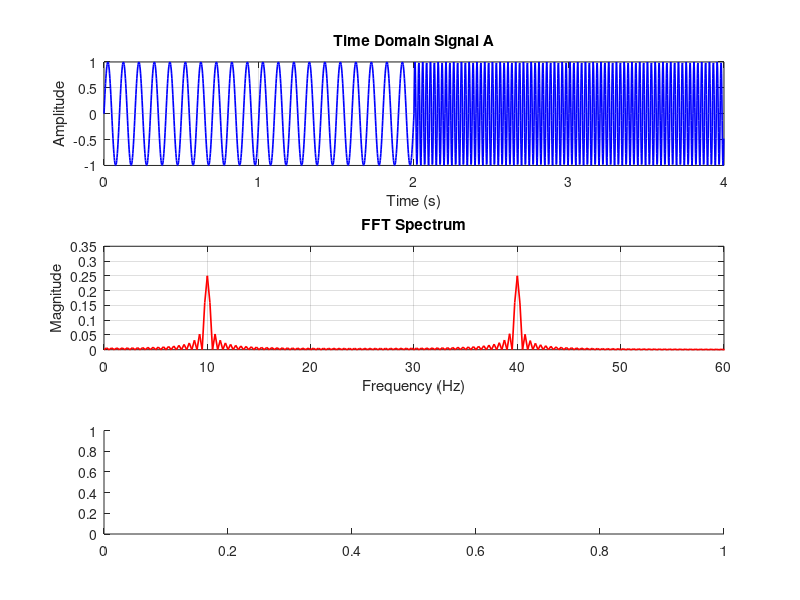

MATLAB code to generate this figure: (Note: this script raises an error after producing the figure.)
clc;
clear;
close all;

fs = 500;
t = 0:1/fs:4-1/fs;
N = length(t);

xA = zeros(size(t));
xA(t < 2) = sin(2*pi*10*t(t < 2));
xA(t >= 2) = sin(2*pi*40*t(t >= 2));

XA = abs(fft(xA))/N;
f = (0:N-1)*(fs/N);

figure('Name','Signal A','Color','w')

subplot(3,1,1)
plot(t,xA,'b','LineWidth',1.2)
grid on
title('Time Domain Signal A')
xlabel('Time (s)')
ylabel('Amplitude')
xlim([0 4])

subplot(3,1,2)
plot(f(1:N/2),XA(1:N/2),'r','LineWidth',1.2)
grid on
title('FFT Spectrum')
xlabel('Frequency (Hz)')
ylabel('Magnitude')
xlim([0 60])

subplot(3,1,3)
[wtA,fA] = cwt(xA,fs);
surface(t,fA,abs(wtA))
shading flat
axis tight
colormap jet
colorbar
set(gca,'YScale','log')
ylim([1 60])
title('CWT Scalogram')
xlabel('Time (s)')
ylabel('Frequency (Hz)')

xB = zeros(size(t));
xB(t < 2) = sin(2*pi*40*t(t < 2));
xB(t >= 2) = sin(2*pi*10*t(t >= 2));

XB = abs(fft(xB))/N;

figure('Name','Signal B','Color','w')

subplot(3,1,1)
plot(t,xB,'b','LineWidth',1.2)
grid on
title('Time Domain Signal B')
xlabel('Time (s)')
ylabel('Amplitude')
xlim([0 4])

subplot(3,1,2)
plot(f(1:N/2),XB(1:N/2),'r','LineWidth',1.2)
grid on
title('FFT Spectrum')
xlabel('Frequency (Hz)')
ylabel('Magnitude')
xlim([0 60])

subplot(3,1,3)
[wtB,fB] = cwt(xB,fs);
surface(t,fB,abs(wtB))
shading flat
axis tight
colormap jet
colorbar
set(gca,'YScale','log')
ylim([1 60])
title('CWT Scalogram')
xlabel('Time (s)')
ylabel('Frequency (Hz)')
